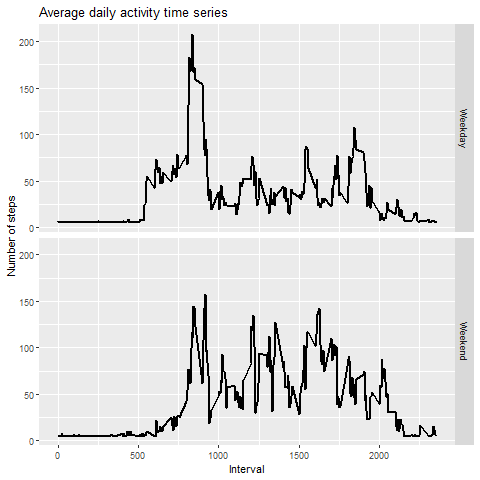

This chart was generated by the following R code:
#Are there differences in activity patterns between weekdays and weekends?

#Set a function to segregate the weekends and weekdays and then add as variable

#Using the weekdays() create weekend and weekday
data <- read.csv("activity.csv", header = TRUE, sep =",")
dim(data)
head(data)

clean_data <- data
clean_data$steps[is.na(clean_data$steps)] <- mean(data$steps, na.rm = TRUE)
head(data)  #For comparison
tail(data)


daysofweek <- function(date){
  day <- weekdays(date)
  if(day %in% c("Monday", "Tuesday", "Wednesday", "Thursday", "Friday"))
    return("Weekday")
  else if (day %in% c("Saturday", "Sunday"))
    return ("Weekend")
  else
    stop("Invalid Date")
}

clean_data$steps[is.na(data$steps)] <- mean(data$steps, na.rm = TRUE)
final_data <- aggregate(steps ~ interval + date, clean_data, FUN = sum)
final_data$date <- as.Date(final_data$date)
final_data$day <- sapply(final_data$date, FUN = daysofweek)
head(final_data)
tail(final_data) #data looks correct

mean_stepsperDay <- aggregate(steps ~ interval+day, final_data, mean)

png("Plot4.png")

library(ggplot2)
g <- ggplot(mean_stepsperDay, aes(x = interval, y = steps))
g + geom_line(size = 1) + facet_grid(day ~.) +
  ggtitle("Average daily activity time series") +          
  xlab("Interval") + 
  ylab("Number of steps")
dev.off()

